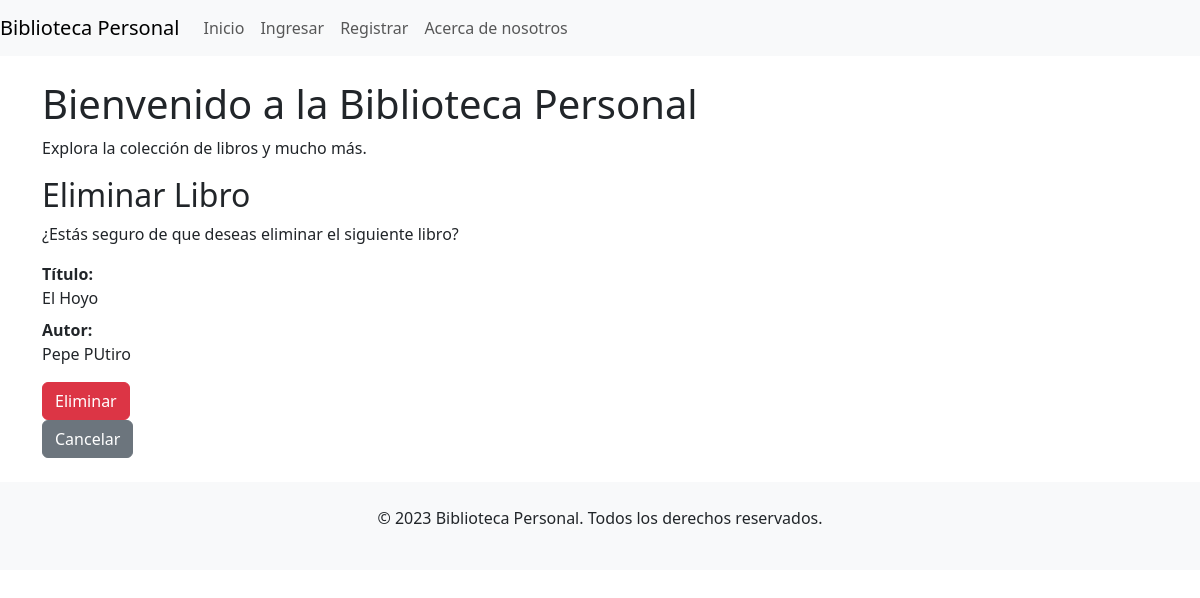
/libros/libros/eliminar/26/, run on an earlier commit of the app's database.
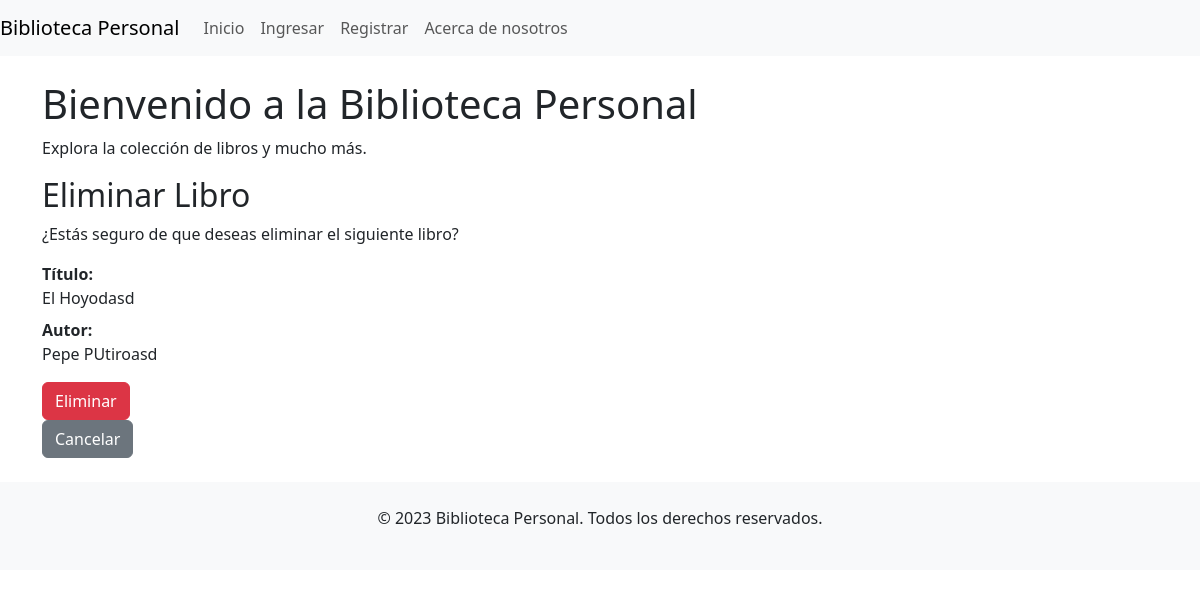
And on a later commit of the database.
### libros/models.py (models this page shows, shortened)
class Libro(models.Model):
    titulo = models.CharField(max_length=255)
    autor = models.CharField(max_length=100)
    genero = models.CharField(max_length=50)
    descripcion = RichTextField(blank=True, null=True)
    imagen = models.ImageField(upload_to='libros/', blank=True, null=True)
    usuario = models.ForeignKey(User, on_delete=models.CASCADE, related_name='libros', null=True)
    ano_publicacion = models.IntegerField('Año de Publicación', blank=True, null=True)

### libros/views.py (the view)
# urls.py: path('libros/eliminar/<int:libro_id>/', views.eliminar_libro, name='eliminar_libro'),
def eliminar_libro(request, libro_id):
    libro = get_object_or_404(Libro, id=libro_id)
    if request.method == 'POST':
        libro.delete()
        return redirect('lista_libros')
    return render(request, 'libros/eliminar_libro.html', {'libro': libro})

### libros/templates/libros/eliminar_libro.html (shortened to what this page needs)
{% extends 'inicio/homepage.html' %} {% block content %}
<h2>Eliminar Libro</h2>
<p>¿Estás seguro de que deseas eliminar el siguiente libro?</p>
<dl>
  <dt>Título:</dt>
  <dd>{{ libro.titulo }}</dd>
  <dt>Autor:</dt>
  <dd>{{ libro.autor }}</dd>
</dl>
<form method="post">
  <button type="submit" class="btn btn-danger">Eliminar</button>
</form>
<a href="{% url 'lista_libros' %}" class="btn btn-secondary">Cancelar</a>
{% endblock %}

What changed in the data, as far as the page shows it:
changed Libro: titulo "El Hoyo" → "El Hoyodasd"; autor "Pepe PUtiro" → "Pepe PUtiroasd"
